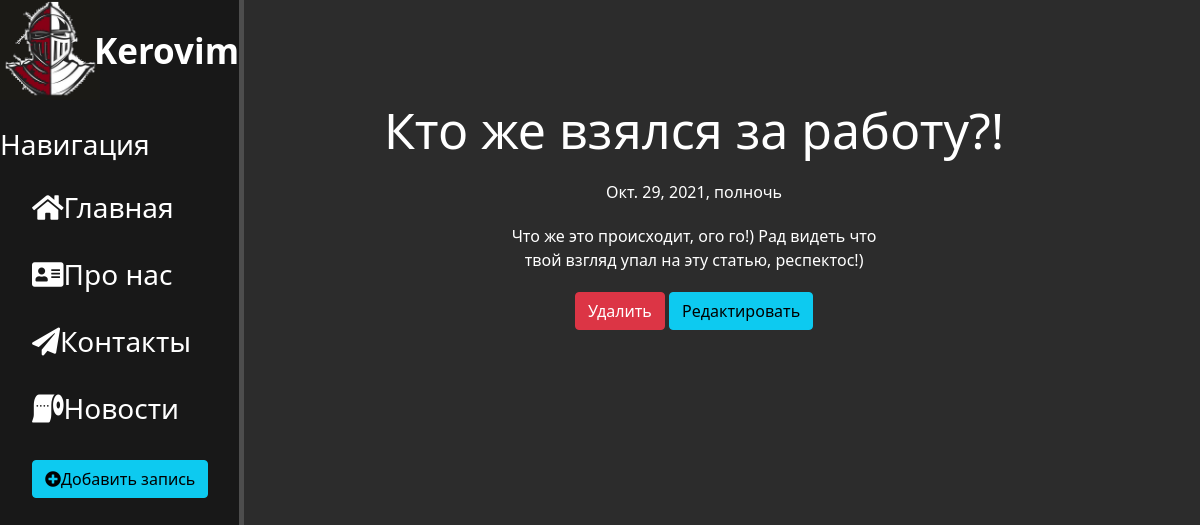
Screenshot of /news/3 with the database file from the repository.
### news/models.py (models this page shows, shortened)
class Articles(models.Model):
    title = models.CharField('Название', max_length=80)
    anons = models.CharField('Анонс', max_length=250)
    content = models.TextField('Статья')
    date = models.DateTimeField('Дата публикации')
    class Meta:
        verbose_name = 'Новость'
        verbose_name_plural = 'Новости'

### news/views.py (the view)
# urls.py: path('<int:pk>', views.NewsDetailView.as_view(), name= 'news-detail'),
class NewsDetailView(DetailView):
    model = Articles
    template_name = 'news/details_view.html'
    context_object_name = 'article'

### news/templates/news/details_view.html (shortened to what this page needs)
{% extends 'mainapp/layout.html' %}
{% block content%}
    <div class="features">
        <h1>{{ article.title }}</h1>
        <p>{{ article.date }}</p>
        <p>{{ article.content}}</p>
        <a href="{% url 'news-delete' article.id %}"class="btn btn-danger">Удалить</a>
        <a href="{% url 'news-update' article.id %}"class="btn btn-info">Редактировать</a>
    </div>
{% endblock%}

### mainapp/static/mainapp/css/mainapp.css (style rules this page uses)
body { background: #2c2c2c; }
main .features { float:left; color: #fff; margin-top: 100px; text-align: center; width: 75%; }
main .features h1 { font-size: 50px; }
main .features p { max-width: 400px; margin: 20px auto }

### rows the page displays
Articles: title "Кто же взялся за работу?!", date "Окт. 29, 2021, полночь", content "Что же это происходит, ого го!) Рад видеть что твой взгляд упал на эту статью, респектос!)"
